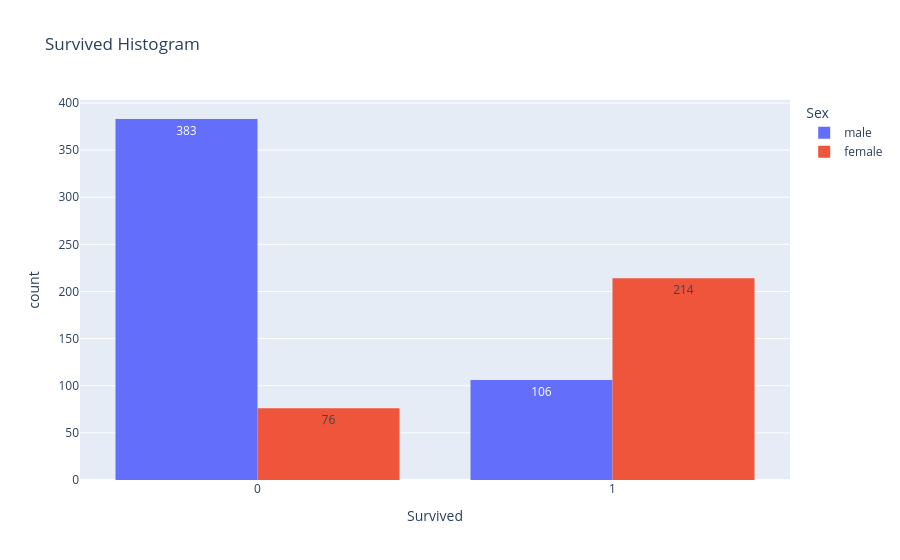

Source (notebook cell):
### Code cell
px.histogram(df , x="Survived" , title="Survived Histogram" , color = "Sex" , barmode = "group"  , text_auto=True)

### Figure 1 — Plotly figure (JSON) as saved in the notebook; plotly's stock layout.template omitted (floating-point values rounded to 4 significant figures; data arrays with more than 128 entries replaced by an {"elided": "..."} marker saying what was removed)
{"data": [{"alignmentgroup": "True", "bingroup": "x", "hovertemplate": "Sex=male<br>Survived=%{x}<br>count=%{y}<extra></extra>", "legendgroup": "male", "marker": {"color": "#636efa", "pattern": {"shape": ""}}, "name": "male", "offsetgroup": "male", "orientation": "v", "showlegend": true, "texttemplate": "%{value}", "type": "histogram", "x": {"elided": "489 int values"}, "xaxis": "x", "yaxis": "y"}, {"alignmentgroup": "True", "bingroup": "x", "hovertemplate": "Sex=female<br>Survived=%{x}<br>count=%{y}<extra></extra>", "legendgroup": "female", "marker": {"color": "#EF553B", "pattern": {"shape": ""}}, "name": "female", "offsetgroup": "female", "orientation": "v", "showlegend": true, "texttemplate": "%{value}", "type": "histogram", "x": {"elided": "290 int values"}, "xaxis": "x", "yaxis": "y"}], "layout": {"barmode": "group", "legend": {"title": {"text": "Sex"}, "tracegroupgap": 0}, "title": {"text": "Survived Histogram"}, "xaxis": {"anchor": "y", "domain": [0, 1], "title": {"text": "Survived"}}, "yaxis": {"anchor": "x", "domain": [0, 1], "title": {"text": "count"}}}}
